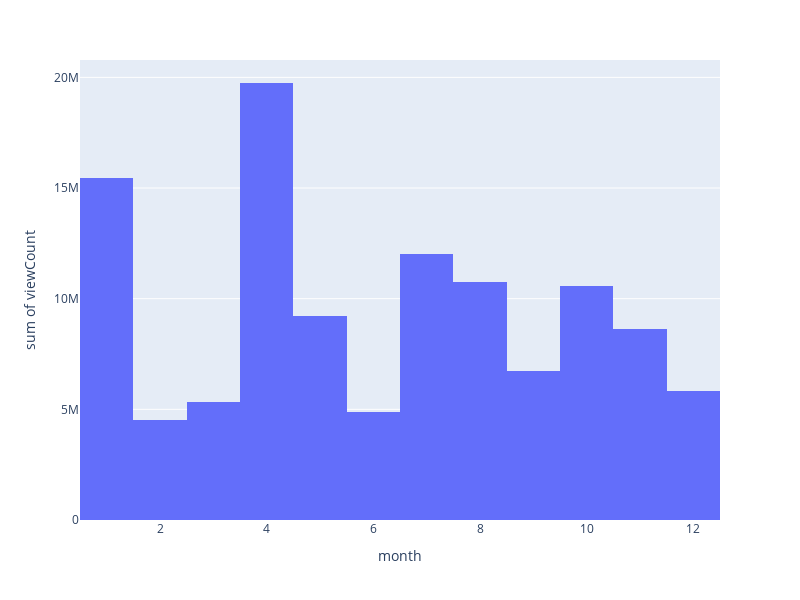

Notebook code cell kept with this figure:
### Markdown cell above
##### Which month has the most viewed videos?

### Code cell
#Checking months with most views
fig = px.histogram(video_details,x='month',y='viewCount',width=800,height=600)

fig.show()

### Figure 1 — Plotly figure (JSON) as saved in the notebook; plotly's stock layout.template omitted (floating-point values rounded to 4 significant figures; data arrays with more than 128 entries replaced by an {"elided": "..."} marker saying what was removed)
{"data": [{"alignmentgroup": "True", "bingroup": "x", "histfunc": "sum", "hovertemplate": "month=%{x}<br>sum of viewCount=%{y}<extra></extra>", "legendgroup": "", "marker": {"color": "#636efa", "pattern": {"shape": ""}}, "name": "", "offsetgroup": "", "orientation": "v", "showlegend": false, "type": "histogram", "x": {"elided": "1223 int values"}, "xaxis": "x", "y": {"elided": "1223 int values"}, "yaxis": "y"}], "layout": {"barmode": "relative", "height": 600, "legend": {"tracegroupgap": 0}, "margin": {"t": 60}, "width": 800, "xaxis": {"anchor": "y", "autorange": true, "domain": [0, 1], "range": [0.5, 12.5], "title": {"text": "month"}, "type": "linear"}, "yaxis": {"anchor": "x", "autorange": true, "domain": [0, 1], "range": [0, 20780000.0], "title": {"text": "sum of viewCount"}, "type": "linear"}}}
